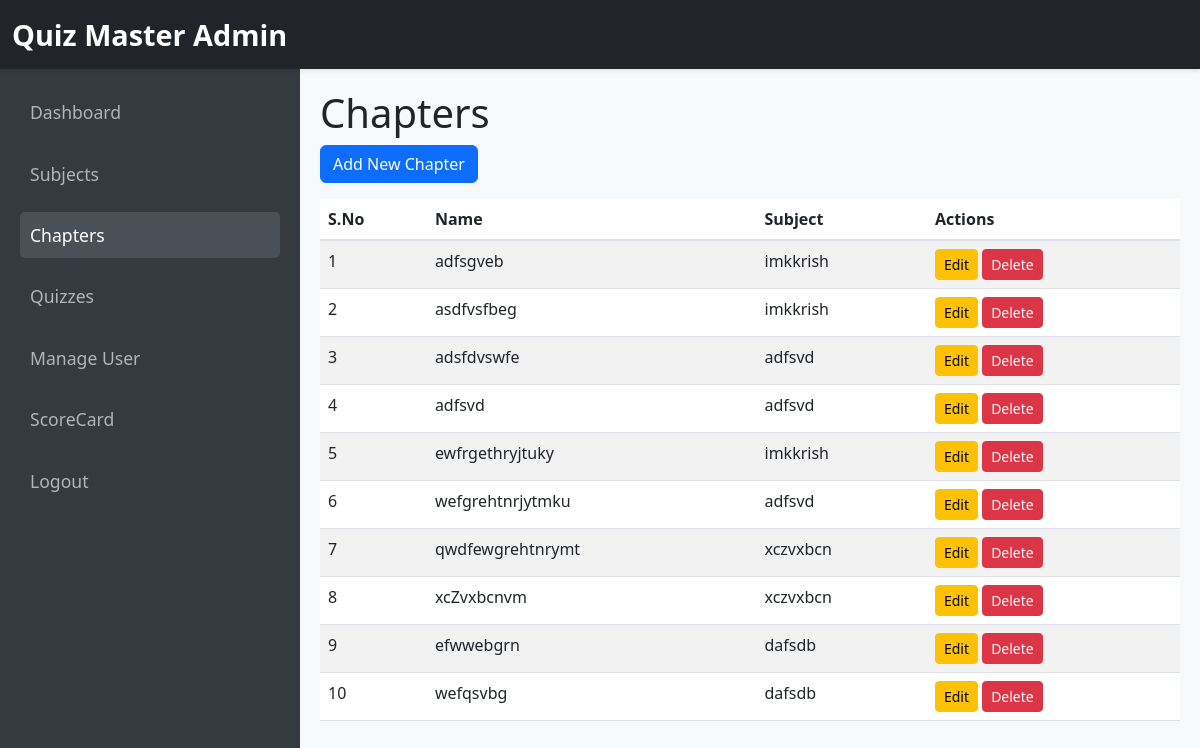
The app's page /chapters (signed in) with its own data.
### models/chapter.py (models this page shows)
class Chapter(db.Model):
    id = db.Column(db.Integer, primary_key=True)
    name = db.Column(db.String(80), nullable=False)
    subject_id = db.Column(db.Integer, db.ForeignKey('subject.id'), nullable=False)
    quizzes = db.relationship('Quiz', backref='chapter', lazy=True)

### models/subject.py (models this page shows)
class Subject(db.Model):
    id = db.Column(db.String(50), primary_key=True)
    name = db.Column(db.String(120), unique=True, nullable=False)
    description = db.Column(db.Text)
    chapters = db.relationship('Chapter', backref='subject', lazy=True)

### controllers/admin_controller.py (the view)
@admin_bp.route('/chapters')
def list_chapters():
    if 'username' not in session or session.get('username') != 'admin':
        return redirect(url_for('auth.login'))
    chapters = Chapter.query.all()
    return render_template('chapters/list.html', chapters=chapters)

### templates/chapters/list.html (shortened to what this page needs)
<!DOCTYPE html>
<html lang="en">
<head>
  <link href="https://cdn.jsdelivr.net/npm/bootstrap@5.3.0/dist/css/bootstrap.min.css" rel="stylesheet">
  <link rel="stylesheet" href="{{ url_for('static', filename='css/styles.css') }}">
</head>
<body>
  <nav class="navbar navbar-dark bg-dark">
    <div class="container-fluid">
      <a class="navbar-brand" href="#">Quiz Master Admin</a>
    </div>
  </nav>
  <div class="container-fluid">
    <div class="row">
      <div class="col-md-3 d-none d-md-block sidebar">
        <nav class="nav flex-column">
          <a href="/dashboard" class="nav-link ">Dashboard</a>
          <a href="/subjects" class="nav-link">Subjects</a>
          <a href="/chapters" class="nav-link active">Chapters</a>
          <a href="/quizzes" class="nav-link">Quizzes</a>
          <a href="/manage_users" class="nav-link">Manage User</a>
          <a href="/scorecard" class="nav-link ">ScoreCard</a>
          <a href="/logout" class="nav-link">Logout</a>
        </nav>
      </div>
      <div class="col-md-9 content">
        <h1>Chapters</h1>
        <a href="/chapters/add" class="btn btn-primary mb-3">Add New Chapter</a>
        <table class="table table-striped">
          <thead>
            <tr>
              <th>S.No</th>
              <th>Name</th>
              <th>Subject</th>
              <th>Actions</th>
            </tr>
          </thead>
          <tbody>
            {% for chapter in chapters %}
            <tr>
              <td>{{ loop.index}}</td>
              <td>{{ chapter.name }}</td>
              <td>{{ chapter.subject.name if chapter.subject }}</td>
              <td>
                <a href="/chapters/edit/{{ chapter.id }}" class="btn btn-warning btn-sm">Edit</a>
                <a href="/chapters/delete/{{ chapter.id }}" class="btn btn-danger btn-sm">Delete</a>
              </td>
            </tr>
            {% endfor %}
          </tbody>
        </table>
      </div>
    </div>
  </div>
</body>
</html>

### static/css/styles.css (style rules this page uses)
body { background-color: #f8f9fa; }
.btn-primary { background-color: #0d6efd; border-color: #0d6efd; }
.table thead th { border-bottom: 2px solid #dee2e6; }
.navbar { box-shadow: 0 2px 4px rgba(0,0,0,0.1); }
.navbar-brand { font-weight: bold; font-size: 1.8rem; }
.sidebar { background-color: #343a40; min-height: 100vh; padding: 20px; }
.sidebar a { color: #adb5bd; text-decoration: none; font-size: 1.1rem; margin-bottom: 15px; display: block; padding: 10px; border-radius: 5px; transition: background-color 0.3s, color 0.3s; }
.sidebar a:hover, .sidebar a.active { color: #fff; background-color: #495057; }
.content { padding: 20px; }

### records on screen
Chapter: name "adfsgveb", subject "imkkrish"
Chapter: name "asdfvsfbeg", subject "imkkrish"
Chapter: name "adsfdvswfe", subject "adfsvd"
Chapter: name "adfsvd", subject "adfsvd"
Chapter: name "ewfrgethryjtuky", subject "imkkrish"
Chapter: name "wefgrehtnrjytmku", subject "adfsvd"
Chapter: name "qwdfewgrehtnrymt", subject "xczvxbcn"
Chapter: name "xcZvxbcnvm", subject "xczvxbcn"
Chapter: name "efwwebgrn", subject "dafsdb"
Chapter: name "wefqsvbg", subject "dafsdb"
